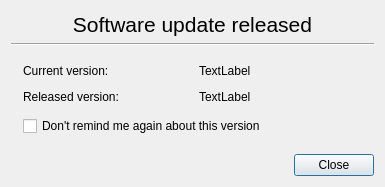
<?xml version="1.0" encoding="UTF-8"?>
<ui version="4.0">
 <class>UpdateDialog</class>
 <widget class="QDialog" name="UpdateDialog">
  <property name="geometry">
   <rect>
    <x>0</x>
    <y>0</y>
    <width>385</width>
    <height>187</height>
   </rect>
  </property>
  <property name="windowTitle">
   <string>Dialog</string>
  </property>
  <layout class="QVBoxLayout">
   <item>
    <widget class="QLabel" name="label">
     <property name="font">
      <font>
       <pointsize>16</pointsize>
      </font>
     </property>
     <property name="text">
      <string>Software update released</string>
     </property>
     <property name="alignment">
      <set>Qt::AlignCenter</set>
     </property>
    </widget>
   </item>
   <item>
    <widget class="Line" name="line">
     <property name="orientation">
      <enum>Qt::Horizontal</enum>
     </property>
    </widget>
   </item>
   <item>
    <widget class="QFrame" name="frame">
     <property name="frameShape">
      <enum>QFrame::NoFrame</enum>
     </property>
     <property name="frameShadow">
      <enum>QFrame::Raised</enum>
     </property>
     <property name="lineWidth">
      <number>0</number>
     </property>
     <layout class="QGridLayout" name="gridLayout">
      <property name="leftMargin">
       <number>12</number>
      </property>
      <property name="topMargin">
       <number>12</number>
      </property>
      <property name="rightMargin">
       <number>12</number>
      </property>
      <property name="bottomMargin">
       <number>12</number>
      </property>
      <property name="spacing">
       <number>12</number>
      </property>
      <item row="0" column="0">
       <widget class="QLabel" name="label_2">
        <property name="text">
         <string>Current version:</string>
        </property>
       </widget>
      </item>
      <item row="0" column="1">
       <widget class="QLabel" name="ver_current">
        <property name="text">
         <string>TextLabel</string>
        </property>
        <property name="openExternalLinks">
         <bool>true</bool>
        </property>
       </widget>
      </item>
      <item row="1" column="0">
       <widget class="QLabel" name="label_3">
        <property name="text">
         <string>Released version:</string>
        </property>
       </widget>
      </item>
      <item row="1" column="1">
       <widget class="QLabel" name="ver_new">
        <property name="text">
         <string>TextLabel</string>
        </property>
       </widget>
      </item>
      <item row="2" column="0" colspan="2">
       <widget class="QCheckBox" name="disable_reminder">
        <property name="text">
         <string>Don't remind me again about this version</string>
        </property>
       </widget>
      </item>
     </layout>
    </widget>
   </item>
   <item>
    <widget class="QDialogButtonBox" name="buttonBox">
     <property name="standardButtons">
      <set>QDialogButtonBox::Close</set>
     </property>
    </widget>
   </item>
  </layout>
 </widget>
 <resources/>
 <connections/>
</ui>
